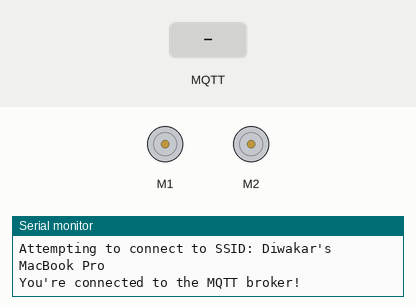
Recording of a sketch running on a simulated Arduino MKR. Parts: 2 × DC motor (green arrow = forward, orange = backward, longer = faster), the last lines printed to the serial monitor. The test bench sets the inputs (shaded band). WiFi joins after 1.5 s; servers stay silent unless stated; no MQTT or app messages arrive unless stated.

Above: at 2.7 s.
2.8 s: MQTT message "90" arrives on the first subscribed topic
At 4.2 s:
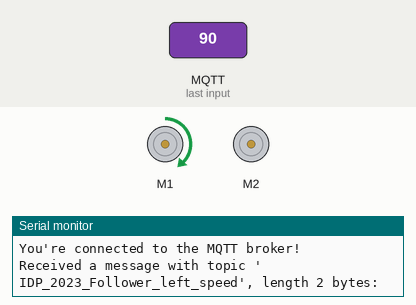
5.3 s: MQTT message "90" arrives on the second subscribed topic
At 7.3 s:
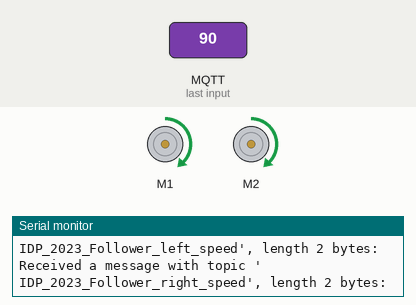
7.8 s: MQTT message "5" arrives on the first subscribed topic
At 9.2 s:
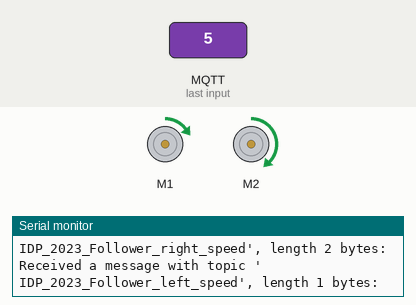
10.3 s: MQTT message "200" arrives on the first subscribed topic
At 12.3 s:
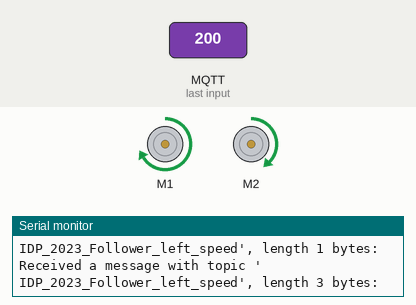
12.8 s: MQTT message "5" arrives on the second subscribed topic
At 14.2 s:
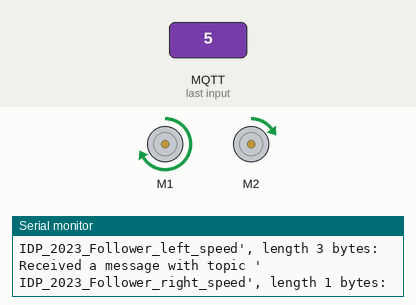
15.3 s: MQTT message "200" arrives on the second subscribed topic
At 17.3 s:
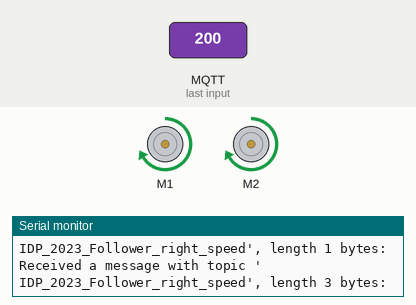
Timing chart, 0 to 18.8 s (numbered marks = the images above; inputs shaded):
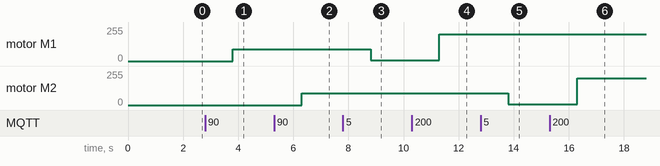

Measured:
- after the input at 2.8 s, motor M1: stopped → forward 90/255 after 1.0 s
- after the input at 5.3 s, motor M2: stopped → forward 90/255 after 1.0 s
- after the input at 7.8 s, motor M1: forward 90/255 → forward 5/255 after 1.0 s
- after the input at 10.3 s, motor M1: forward 5/255 → forward 200/255 after 1.0 s
- after the input at 12.8 s, motor M2: forward 90/255 → forward 5/255 after 1.0 s
- after the input at 15.3 s, motor M2: forward 5/255 → forward 200/255 after 1.0 s

The sketch:

MQTT_move.ino
```cpp
/*
Code that was used to check how quick the arduino would respond to a message from the broker.
*/
#include <ArduinoMqttClient.h>
#include <WiFiNINA.h>
#include <Adafruit_MotorShield.h>
// #include "arduino_secrets.h"

///////please enter your sensitive data in the Secret tab/arduino_secrets.h
char ssid[] = "Diwakar's MacBook Pro";        // your network SSID (name)
char pass[] = "jyugemujyugemu";     // your network password

WiFiClient wifiClient;
MqttClient mqttClient(wifiClient);

const char broker[] = "test.mosquitto.org";
int        port     = 1883;
String left_topic  = "IDP_2023_Follower_left_speed";
String right_topic  = "IDP_2023_Follower_right_speed";


String current_topic;

Adafruit_MotorShield AFMS = Adafruit_MotorShield();

Adafruit_DCMotor *m1 = AFMS.getMotor(1); //left
Adafruit_DCMotor *m2 = AFMS.getMotor(2); //right

int leftspeed;
String left_speed_str;

int rightspeed;
String right_speed_str;

void setup() {
  //Initialize serial and wait for port to open:
  Serial.begin(9600);
  while (!Serial) {
    ; // wait for serial port to connect. Needed for native USB port only
  }

  if (!AFMS.begin()) {
    while (1);
  }
  // attempt to connect to Wifi network:
  Serial.print("Attempting to connect to SSID: ");
  Serial.println(ssid);
  while (WiFi.begin(ssid, pass) != WL_CONNECTED) {
    // failed, retry
    Serial.print(".");
    delay(5000);
  }

  // turn on motor
  m1 ->run(RELEASE);
  m2 ->run(RELEASE);


  if (!mqttClient.connect(broker, port)) {
    Serial.print("MQTT connection failed! Error code = ");
    Serial.println(mqttClient.connectError());

    while (1);
  }

  Serial.println("You're connected to the MQTT broker!");
  Serial.println();

  // set the message receive callback
  mqttClient.onMessage(onMqttMessage);

  // subscribe to a topic
  mqttClient.subscribe(left_topic);
  mqttClient.subscribe(right_topic);
}

void loop() {
  // call poll() regularly to allow the library to receive MQTT messages and
  // send MQTT keep alive which avoids being disconnected by the broker
  mqttClient.poll();
}

void onMqttMessage(int messageSize) {
  // we received a message, print out the topic and contents
  Serial.println("Received a message with topic '");
  current_topic = mqttClient.messageTopic();
  Serial.print(current_topic);
  Serial.print("', length ");
  Serial.print(messageSize);
  Serial.println(" bytes:");
  if(current_topic == left_topic){
    left_speed_str = mqttClient.readString();
    leftspeed = left_speed_str.toInt();
  } else {
    right_speed_str = mqttClient.readString();
    rightspeed = right_speed_str.toInt();
  }

  if(leftspeed < 0 || leftspeed > 255 || rightspeed < 0 || rightspeed > 255){
      if(leftspeed < 0){
        m1->run(BACKWARD);
        if(leftspeed > -255){
          m1->setSpeed(-leftspeed);
        } else {
          m1->setSpeed(255);
        }
      } else {
        m1->run(FORWARD);
        m1->setSpeed(255);
      }
      if(rightspeed < 0){
        m2->run(BACKWARD);
        if(rightspeed > -255){
          m2->setSpeed(-rightspeed);
        } else {
          m2->setSpeed(255);
        }
      } else {
        m2->run(FORWARD);
        m2->setSpeed(255);
      }
    }
    if(leftspeed > 0 && leftspeed < 255) {
      m1->run(FORWARD);
      m1->setSpeed(leftspeed);
    }
    if(rightspeed > 0 && rightspeed < 255){
      m2->run(FORWARD);
      m2->setSpeed(rightspeed);
    }

  Serial.println();
  Serial.println();
}
```
